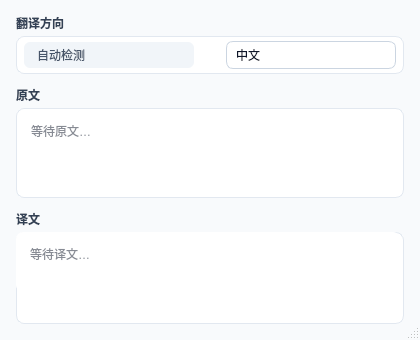
<?xml version="1.0" encoding="UTF-8"?>
<ui version="4.0">
 <class>floating_dialog</class>
 <widget class="QDialog" name="floating_dialog">
  <property name="geometry">
   <rect>
    <x>0</x>
    <y>0</y>
    <width>420</width>
    <height>340</height>
   </rect>
  </property>
  <property name="minimumSize">
   <size>
    <width>360</width>
    <height>280</height>
   </size>
  </property>
  <property name="maximumSize">
   <size>
    <width>560</width>
    <height>520</height>
   </size>
  </property>
  <property name="windowTitle">
   <string>翻译结果</string>
  </property>
  <property name="styleSheet">
   <string notr="true">QDialog#floating_dialog {
    color: #0F172A;
    background-color: #F8FAFC;
}

QLabel#translation_direction_label,
QLabel#source_text_label,
QLabel#translation_text_label {
    color: #334155;
    font-size: 12px;
    font-weight: 600;
}

QWidget#translation_direction_widget {
    background-color: #FFFFFF;
    border: 1px solid #E2E8F0;
    border-radius: 8px;
}

QLabel#source_language_label {
    min-height: 26px;
    max-height: 26px;
    padding: 0 10px;
    color: #475569;
    background-color: #F1F5F9;
    border: none;
    border-radius: 6px;
}

QLabel#translation_direction_icon_label {
    background-color: transparent;
    border: none;
}

QComboBox#target_language_combo_box {
    min-height: 26px;
    max-height: 26px;
    padding: 0 28px 0 9px;
    color: #0F172A;
    background-color: #FFFFFF;
    border: 1px solid #CBD5E1;
    border-radius: 7px;
}

QComboBox#target_language_combo_box:hover {
    border-color: #94A3B8;
}

QComboBox#target_language_combo_box:focus {
    border-color: #2563EB;
}

QComboBox#target_language_combo_box::drop-down {
    subcontrol-origin: border;
    subcontrol-position: top right;
    width: 26px;
    background-color: transparent;
    border: none;
}

QComboBox#target_language_combo_box::down-arrow {
    image: url(:/settings/icons/chevron-down.svg);
    width: 10px;
    height: 10px;
}

QComboBox#target_language_combo_box QAbstractItemView {
    padding: 4px;
    color: #0F172A;
    background-color: #FFFFFF;
    border: 1px solid #CBD5E1;
    outline: none;
    selection-color: #1E3A8A;
    selection-background-color: #EFF6FF;
}

QComboBox#target_language_combo_box QAbstractItemView::item {
    min-height: 26px;
    padding: 0 8px;
}

QPlainTextEdit#source_text_edit {
    padding: 9px 10px;
    color: #0F172A;
    background-color: #FFFFFF;
    border: 1px solid #E2E8F0;
    border-radius: 8px;
    selection-color: #1E3A8A;
    selection-background-color: #DBEAFE;
}

QWidget#translation_output_widget {
    background-color: #FFFFFF;
    border: 1px solid #E2E8F0;
    border-radius: 8px;
}

QPlainTextEdit#translation_text_edit {
    padding: 9px 10px;
    color: #0F172A;
    background-color: #FFFFFF;
    border: none;
    border-radius: 7px;
    selection-color: #1E3A8A;
    selection-background-color: #DBEAFE;
}

QPlainTextEdit#source_text_edit:hover,
QWidget#translation_output_widget:hover {
    border-color: #94A3B8;
}

QPlainTextEdit#source_text_edit:focus {
    border-color: #2563EB;
}

QPushButton#copy_translation_push_button {
    min-width: 28px;
    max-width: 28px;
    min-height: 28px;
    max-height: 28px;
    padding: 0;
    background-color: transparent;
    border: none;
    border-radius: 6px;
}

QPushButton#copy_translation_push_button:hover {
    background-color: #F1F5F9;
}

QPushButton#copy_translation_push_button:pressed {
    background-color: #E2E8F0;
}

QPushButton#copy_translation_push_button:focus {
    background-color: #EFF6FF;
}

QPlainTextEdit QScrollBar:vertical {
    width: 8px;
    margin: 4px 1px;
    background-color: transparent;
}

QPlainTextEdit QScrollBar::handle:vertical {
    min-height: 20px;
    background-color: #CBD5E1;
    border-radius: 3px;
}

QPlainTextEdit QScrollBar::handle:vertical:hover {
    background-color: #94A3B8;
}

QPlainTextEdit QScrollBar::add-line:vertical,
QPlainTextEdit QScrollBar::sub-line:vertical {
    height: 0;
    background-color: transparent;
    border: none;
}

QPlainTextEdit QScrollBar::add-page:vertical,
QPlainTextEdit QScrollBar::sub-page:vertical {
    background-color: transparent;
}</string>
  </property>
  <property name="sizeGripEnabled">
   <bool>true</bool>
  </property>
  <layout class="QVBoxLayout" name="main_layout" stretch="0,1,1">
   <property name="spacing">
    <number>12</number>
   </property>
   <property name="leftMargin">
    <number>16</number>
   </property>
   <property name="topMargin">
    <number>14</number>
   </property>
   <property name="rightMargin">
    <number>16</number>
   </property>
   <property name="bottomMargin">
    <number>16</number>
   </property>
   <item>
    <layout class="QVBoxLayout" name="translation_direction_layout">
     <property name="spacing">
      <number>4</number>
     </property>
     <item>
      <widget class="QLabel" name="translation_direction_label">
       <property name="text">
        <string>翻译方向</string>
       </property>
      </widget>
     </item>
     <item>
      <widget class="QWidget" name="translation_direction_widget" native="true">
       <layout class="QHBoxLayout" name="translation_direction_control_layout">
        <property name="spacing">
         <number>8</number>
        </property>
        <property name="leftMargin">
         <number>8</number>
        </property>
        <property name="topMargin">
         <number>5</number>
        </property>
        <property name="rightMargin">
         <number>8</number>
        </property>
        <property name="bottomMargin">
         <number>5</number>
        </property>
        <item>
         <widget class="QLabel" name="source_language_label">
          <property name="text">
           <string>自动检测</string>
          </property>
         </widget>
        </item>
        <item>
         <widget class="QLabel" name="translation_direction_icon_label">
          <property name="minimumSize">
           <size>
            <width>16</width>
            <height>16</height>
           </size>
          </property>
          <property name="maximumSize">
           <size>
            <width>16</width>
            <height>16</height>
           </size>
          </property>
          <property name="accessibleName">
           <string>翻译为</string>
          </property>
          <property name="pixmap">
           <pixmap resource="../resource.qrc">:/mainwindow/icons/arrow-right-left.svg</pixmap>
          </property>
          <property name="scaledContents">
           <bool>true</bool>
          </property>
         </widget>
        </item>
        <item>
         <widget class="QComboBox" name="target_language_combo_box">
          <property name="accessibleName">
           <string>目标语言</string>
          </property>
          <item>
           <property name="text">
            <string>中文</string>
           </property>
          </item>
         </widget>
        </item>
       </layout>
      </widget>
     </item>
    </layout>
   </item>
   <item>
    <layout class="QVBoxLayout" name="source_section_layout">
     <property name="spacing">
      <number>4</number>
     </property>
     <item>
      <widget class="QLabel" name="source_text_label">
       <property name="text">
        <string>原文</string>
       </property>
      </widget>
     </item>
     <item>
      <widget class="QPlainTextEdit" name="source_text_edit">
       <property name="minimumSize">
        <size>
         <width>0</width>
         <height>72</height>
        </size>
       </property>
       <property name="accessibleName">
        <string>原文</string>
       </property>
       <property name="frameShape">
        <enum>QFrame::Shape::NoFrame</enum>
       </property>
       <property name="readOnly">
        <bool>true</bool>
       </property>
       <property name="placeholderText">
        <string>等待原文…</string>
       </property>
      </widget>
     </item>
    </layout>
   </item>
   <item>
    <layout class="QVBoxLayout" name="translation_section_layout">
     <property name="spacing">
      <number>4</number>
     </property>
     <item>
      <widget class="QLabel" name="translation_text_label">
       <property name="text">
        <string>译文</string>
       </property>
      </widget>
     </item>
     <item>
      <widget class="QWidget" name="translation_output_widget" native="true">
       <property name="minimumSize">
        <size>
         <width>0</width>
         <height>92</height>
        </size>
       </property>
       <layout class="QVBoxLayout" name="translation_output_layout" stretch="1,0">
        <property name="spacing">
         <number>0</number>
        </property>
        <property name="leftMargin">
         <number>0</number>
        </property>
        <property name="topMargin">
         <number>0</number>
        </property>
        <property name="rightMargin">
         <number>4</number>
        </property>
        <property name="bottomMargin">
         <number>4</number>
        </property>
        <item>
         <widget class="QPlainTextEdit" name="translation_text_edit">
          <property name="minimumSize">
           <size>
            <width>0</width>
            <height>56</height>
           </size>
          </property>
          <property name="accessibleName">
           <string>译文</string>
          </property>
          <property name="frameShape">
           <enum>QFrame::Shape::NoFrame</enum>
          </property>
          <property name="readOnly">
           <bool>true</bool>
          </property>
          <property name="placeholderText">
           <string>等待译文…</string>
          </property>
         </widget>
        </item>
        <item alignment="Qt::AlignmentFlag::AlignRight">
         <widget class="QPushButton" name="copy_translation_push_button">
          <property name="toolTip">
           <string>复制译文</string>
          </property>
          <property name="accessibleName">
           <string>复制译文</string>
          </property>
          <property name="text">
           <string/>
          </property>
          <property name="icon">
           <iconset resource="../resource.qrc">
            <normaloff>:/mainwindow/icons/copy.svg</normaloff>:/mainwindow/icons/copy.svg</iconset>
          </property>
          <property name="iconSize">
           <size>
            <width>16</width>
            <height>16</height>
           </size>
          </property>
          <property name="autoDefault">
           <bool>false</bool>
          </property>
          <property name="default">
           <bool>false</bool>
          </property>
         </widget>
        </item>
       </layout>
      </widget>
     </item>
    </layout>
   </item>
  </layout>
 </widget>
 <resources>
  <include location="../resource.qrc"/>
 </resources>
 <connections/>
</ui>
